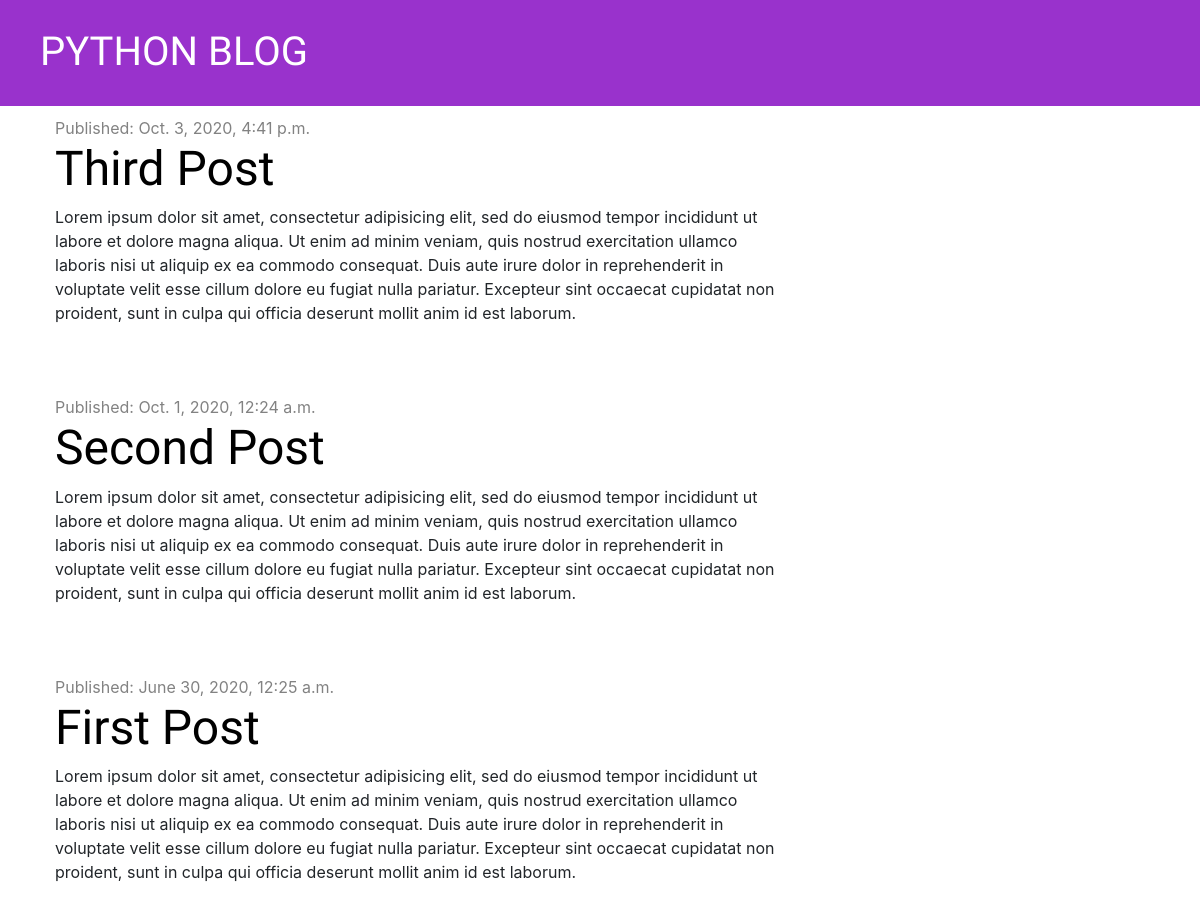
Before: / with the older database file.
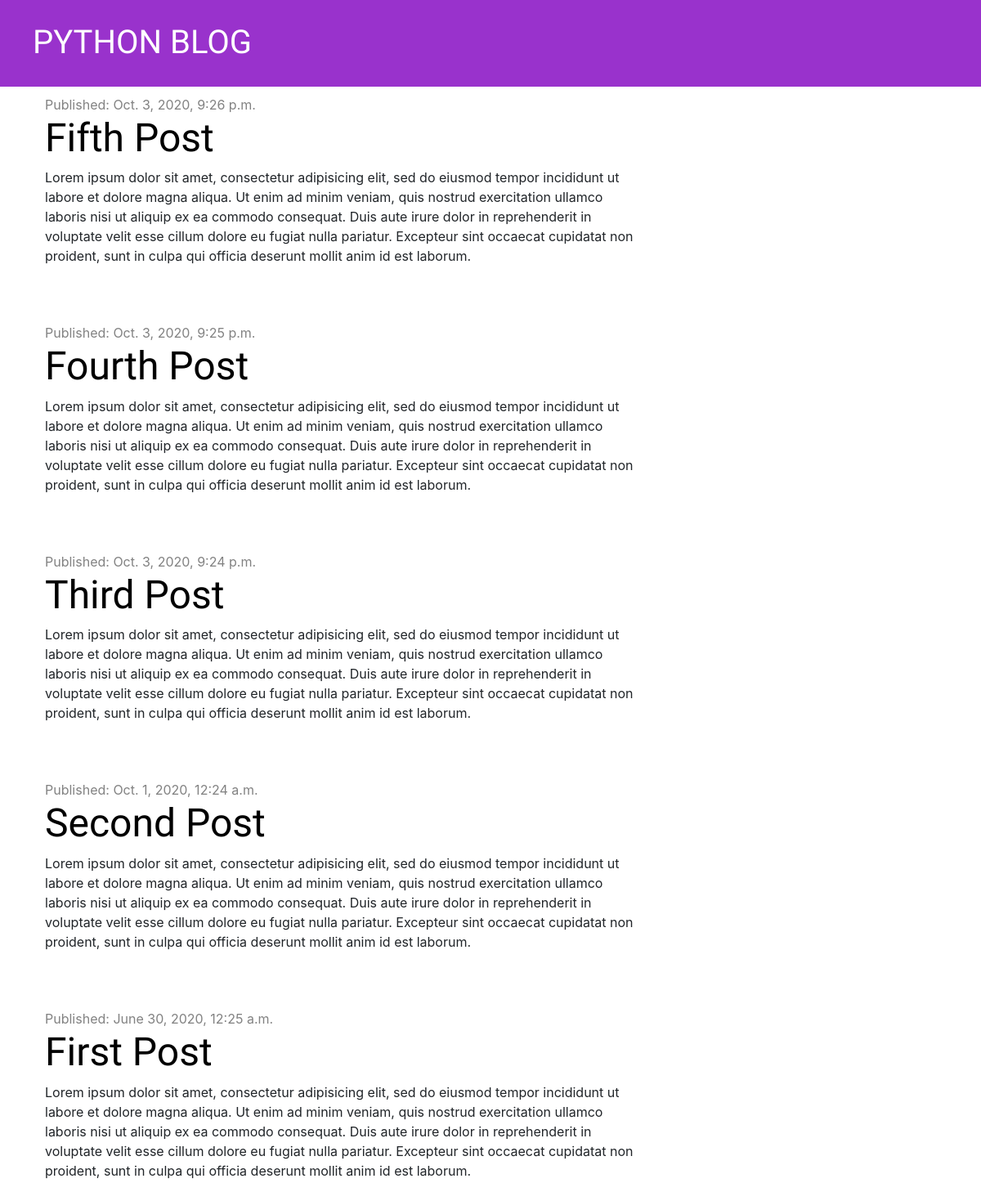
After: the same page with the newer database file.
### blog/models.py (models this page shows, shortened)
class Post(models.Model):
    author = models.ForeignKey('auth.User', on_delete=models.CASCADE)
    title = models.CharField(max_length=200)
    text = models.TextField()
    created_date = models.DateTimeField(default=timezone.now)
    published_date = models.DateTimeField(blank=True, null=True)

### blog/views.py (the view)
# urls.py: path('', views.index, name='index'),
def index(request):
    posts = Post.objects.filter(published_date__lte=timezone.now()).order_by('-published_date')
    context = {'posts': posts}
    return render(request, 'blog/index.html', context)

### blog/templates/blog/index.html
{% extends 'blog/base.html' %}
{% block content %}
    {% for post in posts %}
        <div class="post">
            <div class="date">
                Published: {{ post.published_date }}
            </div>
            <h1><a href="{% url 'post_detail' pk=post.pk %}">{{ post.title }}</a></h1>
            <p>{{ post.text | linebreaksbr }}</p>
        </div>
    {% endfor %}
{% endblock %}

### blog/templates/blog/base.html (shortened to what this page needs)
{% load static %}
<!DOCTYPE html>
<html lang="en">
<head>
    <link href="https://stackpath.bootstrapcdn.com/bootstrap/4.5.2/css/bootstrap.min.css" rel="stylesheet">
    <link rel="stylesheet" href="https://pro.fontawesome.com/releases/v5.10.0/css/all.css"/>
    <link href="{% static "css/blog.css" %}" rel="stylesheet">
<body>
    <div class="page-header">
        <h1><a href="{% url "index" %}">PYTHON BLOG</a></h1>
    </div>
    <div class="content container">
        <div class="row">
            <div class="col-md-8">
                {% block content %}
                {% endblock %}
            </div>
        </div>
    </div>
</body>
</html>

### blog/static/css/blog.css (style rules this page uses)
.page-header { background-color: #9932cc; margin-top: 0; padding: 20px 20px 20px 40px; margin-bottom: 10px; }
.page-header a { color: #ffffff; font-size: 30pt; text-decoration: none; }
.content { margin-left: 40px; }
h1, h2, h3, h4 { font-family: 'Tangerine', 'Inconsolata', 'Droid Sans', serif; font-size: 48px; }
.date { color: #828282; }
.post { margin-bottom: 70px; }
.post a { color: #000000; }

Changed rows visible on the page:
added Post: published_date "Oct. 3, 2020, 9:26 p.m.", title "Fifth Post", text "Lorem ipsum dolor sit amet, consectetur adipisicing elit, sed do eiusmod tempor incididunt ut labore et dolore magna aliqua. Ut enim ad minim veniam, quis nostrud exercitation ullamco laboris nisi ut aliquip ex ea commodo consequat. Duis aute irure dolor in reprehenderit in voluptate velit esse cillum dolore eu fugiat nulla pariatur. Excepteur sint occaecat cupidatat non proident, sunt in culpa qui officia deserunt mollit anim id est laborum."
added Post: published_date "Oct. 3, 2020, 9:25 p.m.", title "Fourth Post", text "Lorem ipsum dolor sit amet, consectetur adipisicing elit, sed do eiusmod tempor incididunt ut labore et dolore magna aliqua. Ut enim ad minim veniam, quis nostrud exercitation ullamco laboris nisi ut aliquip ex ea commodo consequat. Duis aute irure dolor in reprehenderit in voluptate velit esse cillum dolore eu fugiat nulla pariatur. Excepteur sint occaecat cupidatat non proident, sunt in culpa qui officia deserunt mollit anim id est laborum."
changed Post "Third Post": published_date "Oct. 3, 2020, 4:41 p.m." → "Oct. 3, 2020, 9:24 p.m."
